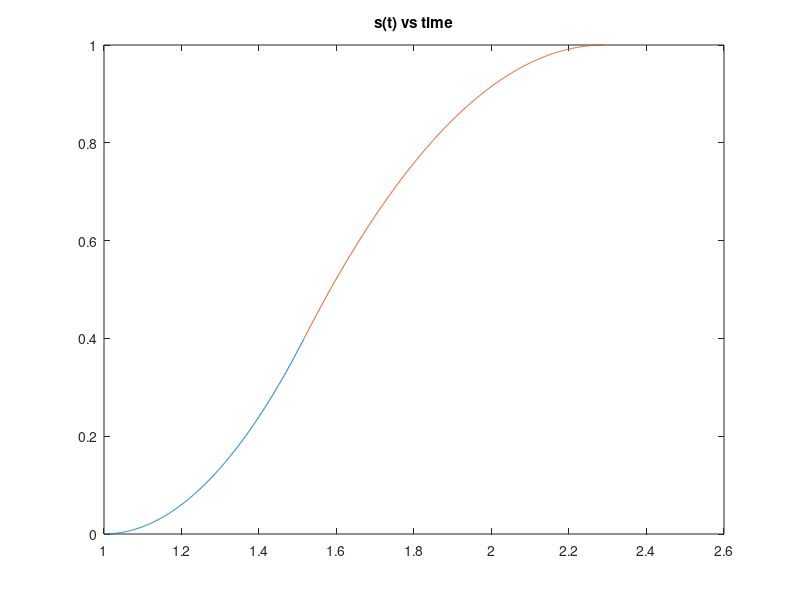
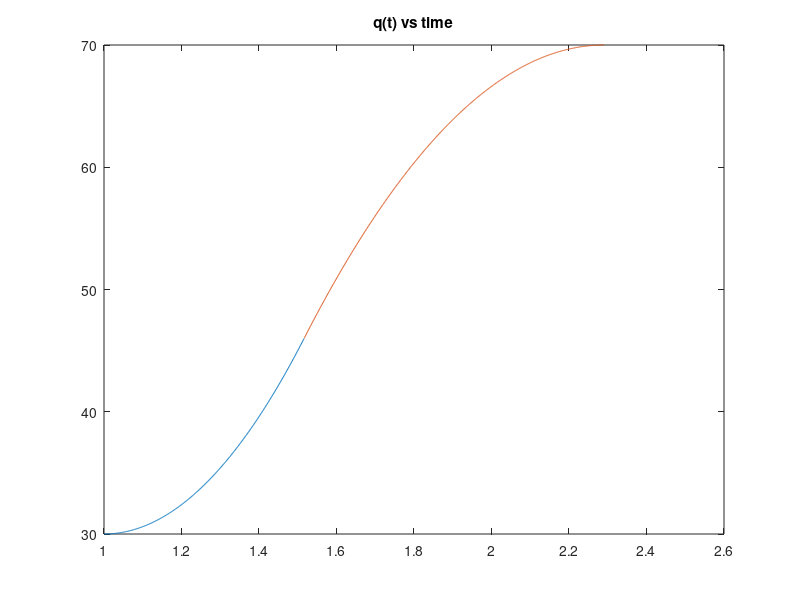

Here is the MATLAB script that generated these plots, in order:
%%Bang Bang
clc;
clear all;
t0 = 1;
q0 = 30;
qf = 70;
sdmaxstar = 0.3;
sddmaxplus = 3;
sddmaxminus = 2;

sdotstar = sqrt (2*(sddmaxplus*sddmaxminus)/(sddmaxplus+sddmaxminus))
tf = sqrt (2*(sddmaxplus+sddmaxminus)/(sddmaxplus*sddmaxminus)) + t0
tstar = (sdotstar/sddmaxplus) + t0
sstar = 0.5 * sddmaxplus *(tstar - t0)^2

% interval_1 = [t0:0.001:tstar];
% interval_2 = [tstar:0.001:tf];
%%
%st
time1 = t0:0.001:tstar;
st1 = 0.5*sddmaxplus*(time1 - t0).^2;
figure(1)
plot([t0:0.001:tstar],st1)
title('s(t) vs time');
hold on
time2 = tstar:0.001:tf;
st2 = -0.5*sddmaxminus*(time2 - tstar).^2 + sdotstar.*(time2 -tstar) + sstar;
plot([tstar:0.001:tf],st2)

% %sdt
% sdt1 = sddmaxplus.*(time1 - t0);
% figure(2)
% plot([t0:0.001:tstar],sdt1);
% hold on
% sdt2 = sdmaxstar - sddmaxminus.*(time2 - tstar);
% plot([tstar:0.001:tf],sdt2);
% 
% %%sddt
% sddt1 = sddmaxplus*time1.^0;
% figure(3)
% plot([t0:0.001:tstar],sddt1);
% hold on
% sddt2 = -sddmaxminus*time2.^0;
% plot([tstar:0.001:tf],sddt2);

%%
%Qt
qt1 = (0.5*sddmaxplus*(time1 - t0).^2)*(qf-q0) + q0;
figure(4)
plot([t0:0.001:tstar],qt1)
title('q(t) vs time');
hold on
qt2 = ((-0.5*sddmaxminus.*(time2 - tstar).^2) + sdotstar.*(time2 -tstar) + sstar).*(qf-q0) + q0;
plot([tstar:0.001:tf],qt2)

% %qdt
% qdt1 = (sddmaxplus.*(time1 - t0))*(qf-q0);
% figure(5)
% plot([t0:0.001:tstar],qdt1);
% hold on
% qdt2 = (sdmaxstar - sddmaxminus.*(time2 - tstar))*(qf-q0);
% plot([tstar:0.001:tf],qdt2);
% 
% %qddt
% qddt1 = (sddt1)*(qf-q0);
% figure(6)
% plot([t0:0.001:tstar],qddt1);
% hold on
% qddt2 = (sddt2)*(qf-q0);
% plot([tstar:0.001:tf],qddt2);

